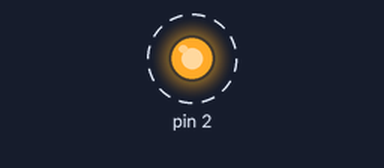
The sketch below on a simulated Arduino Uno, built with avr-gcc and run on an emulated ATmega328P. Shown: output pins drawn as LEDs (lit = HIGH). Dashed ring = blinking. What the sketch prints to the serial monitor is not drawn.

Above: at 0.5 s.
Timing chart, 0 to 4.6 s (numbered marks = the images above):
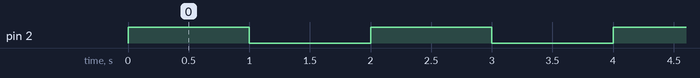

Measured:
- by itself, pin 2: alternates HIGH for 1.0 s and LOW for 1.0 s

The sketch:

test.ino
```cpp
void setup() {
  Serial.begin(115200);
  pinMode(2, OUTPUT);
  // put your setup code here, to run once:

}

void loop() {
  digitalWrite(2, HIGH);
  Serial.println("PIN 2 is ON");
  delay(1000);
  digitalWrite(2, LOW);
  Serial.println("PIN 2 is off");
  delay(1000);
  // put your main code here, to run repeatedly:

}
```
